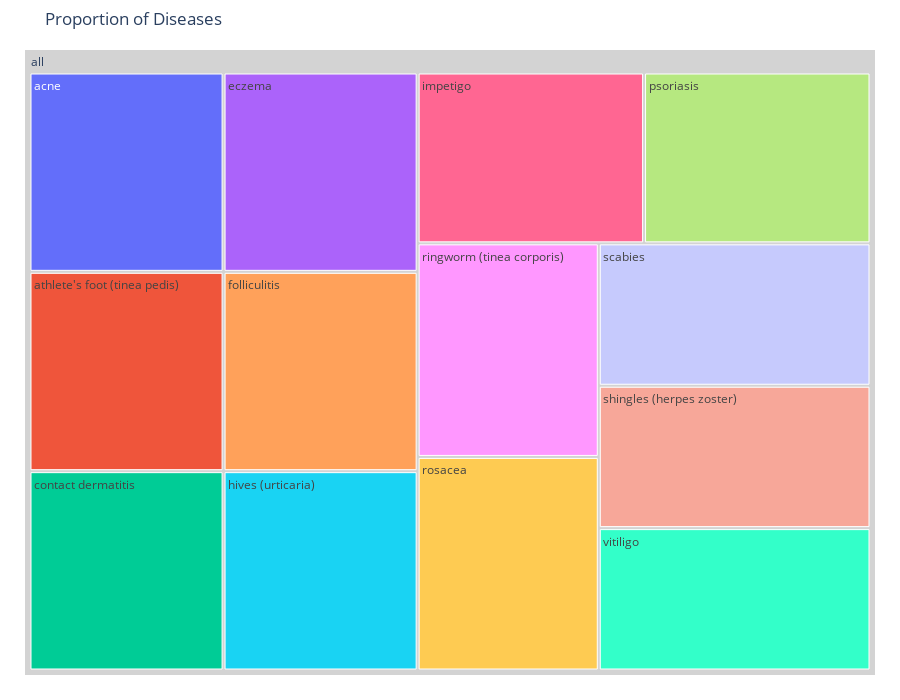

Notebook source saved alongside this figure:
### Code cell
# plot a treemap chart using plotly express
fig = px.treemap(
    data_text2, 
    path=[px.Constant('all'), 'disease'], 
    title='Proportion of Diseases')
fig.update_traces(root_color='lightgrey')

# set the plot layout
fig.update_layout(width=900, height=700, 
                  margin = dict(t=50, l=25, r=25, b=25))

# display the plot
fig.show()

### Figure 1 — Plotly figure (JSON) as saved in the notebook; plotly's stock layout.template omitted (floating-point values rounded to 4 significant figures)
{"data": [{"branchvalues": "total", "domain": {"x": [0, 1], "y": [0, 1]}, "hovertemplate": "labels=%{label}<br>count=%{value}<br>parent=%{parent}<br>id=%{id}<extra></extra>", "ids": ["all/acne", "all/athlete's foot (tinea pedis)", "all/contact dermatitis", "all/eczema", "all/folliculitis", "all/hives (urticaria)", "all/impetigo", "all/psoriasis", "all/ringworm (tinea corporis)", "all/rosacea", "all/scabies", "all/shingles (herpes zoster)", "all/vitiligo", "all"], "labels": ["acne", "athlete's foot (tinea pedis)", "contact dermatitis", "eczema", "folliculitis", "hives (urticaria)", "impetigo", "psoriasis", "ringworm (tinea corporis)", "rosacea", "scabies", "shingles (herpes zoster)", "vitiligo", "all"], "name": "", "parents": ["all", "all", "all", "all", "all", "all", "all", "all", "all", "all", "all", "all", "all", ""], "root": {"color": "lightgrey"}, "type": "treemap", "values": [11, 11, 11, 11, 11, 11, 11, 11, 11, 11, 11, 11, 11, 143]}], "layout": {"height": 700, "legend": {"tracegroupgap": 0}, "margin": {"b": 25, "l": 25, "r": 25, "t": 50}, "title": {"text": "Proportion of Diseases"}, "width": 900}}
